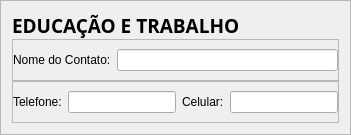
                 <widget class="QFrame" name="frame_DadosDeEmergencia_2">
                  <property name="minimumSize">
                   <size>
                    <width>0</width>
                    <height>0</height>
                   </size>
                  </property>
                  <property name="frameShape">
                   <enum>QFrame::StyledPanel</enum>
                  </property>
                  <property name="frameShadow">
                   <enum>QFrame::Raised</enum>
                  </property>
                  <layout class="QVBoxLayout" name="verticalLayout_18">
                   <property name="spacing">
                    <number>0</number>
                   </property>
                   <item>
                    <widget class="QLabel" name="label_DadosDeEmergencia_2">
                     <property name="font">
                      <font>
                       <family>Tw Cen MT</family>
                       <pointsize>14</pointsize>
                       <weight>75</weight>
                       <bold>true</bold>
                      </font>
                     </property>
                     <property name="text">
                      <string>EDUCAÇÃO E TRABALHO</string>
                     </property>
                    </widget>
                   </item>
                   <item>
                    <widget class="QFrame" name="frame_DadosDeEmergenciaVertical1_2">
                     <property name="frameShape">
                      <enum>QFrame::StyledPanel</enum>
                     </property>
                     <property name="frameShadow">
                      <enum>QFrame::Raised</enum>
                     </property>
                     <layout class="QHBoxLayout" name="horizontalLayout_34">
                      <property name="leftMargin">
                       <number>0</number>
                      </property>
                      <property name="rightMargin">
                       <number>0</number>
                      </property>
                      <item>
                       <widget class="QLabel" name="label_NomeDoContato_2">
                        <property name="text">
                         <string>Nome do Contato:</string>
                        </property>
                       </widget>
                      </item>
                      <item>
                       <widget class="QLineEdit" name="lineEdit_NomeDoContato_2"/>
                      </item>
                     </layout>
                    </widget>
                   </item>
                   <item>
                    <widget class="QFrame" name="frame_DadosDeEmergenciaVertical2_2">
                     <property name="frameShape">
                      <enum>QFrame::StyledPanel</enum>
                     </property>
                     <property name="frameShadow">
                      <enum>QFrame::Raised</enum>
                     </property>
                     <layout class="QHBoxLayout" name="horizontalLayout_35">
                      <property name="leftMargin">
                       <number>0</number>
                      </property>
                      <property name="rightMargin">
                       <number>0</number>
                      </property>
                      <item>
                       <widget class="QLabel" name="label_TelefoneEmergencia_2">
                        <property name="text">
                         <string>Telefone:</string>
                        </property>
                       </widget>
                      </item>
                      <item>
                       <widget class="QLineEdit" name="lineEdit_TelefoneEmergencia_2">
                        <property name="minimumSize">
                         <size>
                          <width>0</width>
                          <height>0</height>
                         </size>
                        </property>
                       </widget>
                      </item>
                      <item>
                       <widget class="QLabel" name="label_CelularEmergencia_2">
                        <property name="text">
                         <string>Celular:</string>
                        </property>
                       </widget>
                      </item>
                      <item>
                       <widget class="QLineEdit" name="lineEdit_CelularEmergencia_2"/>
                      </item>
                     </layout>
                    </widget>
                   </item>
                  </layout>
                 </widget>
